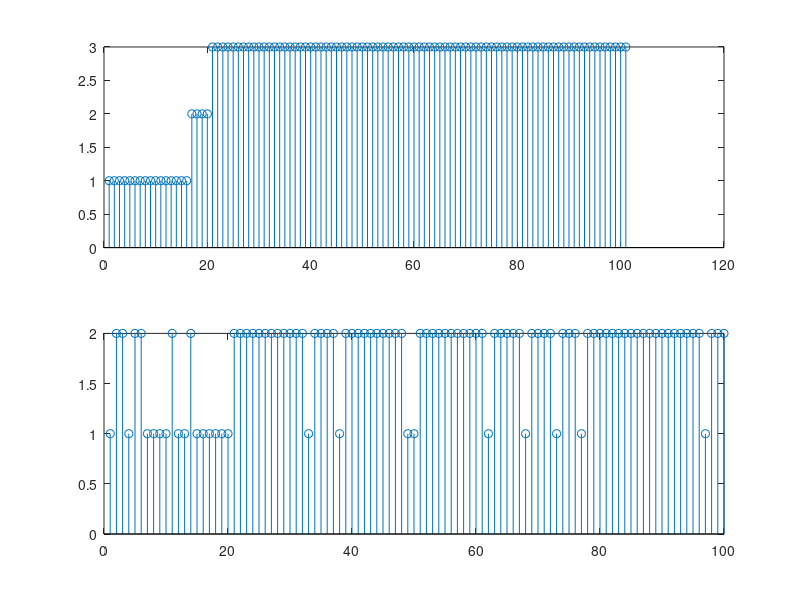

Here is the MATLAB script that generated this plot:
 
clear

N = 100; % number of samples in a sequence

%%%%%%%%%%%%%%%%%%%%%%%%%%%%%%%%%%%%%%%%%%%%%%%%%%%%%%%%%%%%%%%%%%%%%
% Generate data from HMM with gaussian emission probs.
%%%%%%%%%%%%%%%%%%%%%%%%%%%%%%%%%%%%%%%%%%%%%%%%%%%%%%%%%%%%%%%%%%%%%
sigma{1} = 1*eye(2); sigma{2} = 0.5*eye(2); sigma{3} = 0.5*eye(2); % spherical covariances
mu{1} = [-1 -1]; mu{2} = [5 7]; mu{3} = [0 8]; % mean values
A = [0.95 0.05 0; 0 0.95 0.05; 0 0 1] % transition matrix p(z_n | z_n-1)
hidden_state(1) = 1; % start in state 1
output_vec(1,:) = mvnrnd(mu{hidden_state(1)},sigma{hidden_state(1)},1); % draw from gaussian dist.
for n = 2:N,
    p_trans = A(hidden_state(n-1), :); % transition-probability p(z_n | z_n-1 = current state)
    p_trans_cum = cumsum(p_trans); % cumulative probs
    p_rnd = rand; % generate random U(0,1) number
    hidden_state(n) = min(find(p_rnd < p_trans_cum)); % hidden state at time n
    
    output_vec(n,:) = mvnrnd(mu{hidden_state(n)},sigma{hidden_state(n)},1); % draw from gaussian dist.
end

plot(output_vec(:,1), output_vec(:,2), 'x', 'MarkerSize', 10)
hold on
plot(output_vec(:,1), output_vec(:,2), 'r-')
for k=1:3, 
    muc=mu{k};
    text(muc(1),muc(2), num2str(k))
end


%%%%%%%%%%%%%%%%%%%%%%%%%%%%%%%%%%%%%%%%%%%%%%%%%%%%%%%%%%%%%%%%%%%%%
% Generate data from diskrete HMM
%%%%%%%%%%%%%%%%%%%%%%%%%%%%%%%%%%%%%%%%%%%%%%%%%%%%%%%%%%%%%%%%%%%%%
% p_init = [1 0 0];
A = [0.95 0.05 0; 0 0.95 0.05; 0 0 1] % left-right models - 3 hidden states
phi = [0.5 0.5; 0.9 0.1; 0.1 0.9] % hidden state 1 has 50% chance to give output state 1 or 2, hidden state 2 has 90% chance to give output state 1 etc..
hidden_state(1) = 1; % start in state 1 
for n = 1:N,
    p_trans = A(hidden_state(n), :); % transition-probability p(z_n+1 | z_n = current state)
    p_trans_cum = cumsum(p_trans); % cumulative probs
    p_rnd = rand; % generate random U(0,1) number
    hidden_state(n+1) = min(find(p_rnd < p_trans_cum)); % hidden state at time n+1 
    
    p_emis = phi(hidden_state(n), :); % emission-prob (p(x | z_n = current state)) - discrete output
    p_emis_cum = cumsum(p_emis);
    p_rnd = rand;
    output_state(n) = min(find(p_rnd < p_emis_cum)); % output state at time n
end
subplot(211), stem(hidden_state)
subplot(212), stem(output_state)






